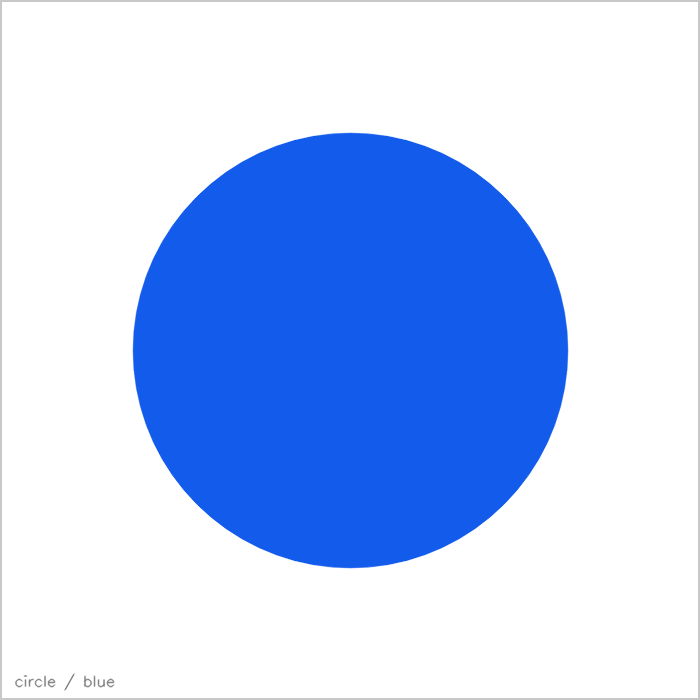
#> input picture assets/cards/circle_blue.png, 700 x 700 px, given in place of the camera
$ python run_security.py
#> lines starting #> are read from the running program, lines starting #| are printed output that depends on the picture; after the words box and inside, x2 and y2 are one past the last pixel; in counts of white or black regions, pixels touching at a corner belong together
#> in run, frame is the input picture: shape (700, 700, 3); mean B, G, R 248.2, 204.6, 182.4
### src/lanzarote_tracker/security/segmentation.py
"""Segmentacion de las tarjetas por color.

Pipeline por fotograma, en este orden:

1. Correccion de distorsion con la calibracion de la webcam (Practica 2), que
   aplica quien llama antes de pasar el fotograma.
2. Conversion a HSV y umbral por rango de tono (Practica 1: cv2.cvtColor +
   cv2.inRange). El ROJO necesita DOS rangos unidos con cv2.bitwise_or porque
   su tono esta partido por el extremo del circulo cromatico; en OpenCV H va de
   0 a 179.
3. Apertura y cierre morfologicos para quitar ruido y cerrar huecos
   (Practica 3: cv2.morphologyEx con MORPH_OPEN y MORPH_CLOSE).
4. Contorno de mayor area que supere el area minima (Practica 4:
   cv2.findContours + cv2.contourArea).

Cada paso se entrega al :class:`~lanzarote_tracker.common.debug.DebugRecorder`
para la figura de la secuencia de transformacion del informe.
"""

from __future__ import annotations

from typing import Dict, Optional, Tuple

import cv2
import numpy as np

from lanzarote_tracker.common.debug import DebugRecorder
from lanzarote_tracker.config import HsvRange, SecurityConfig
from lanzarote_tracker.security.types import Color

Image = np.ndarray
Mask = np.ndarray
Contour = np.ndarray


def build_color_mask(
    hsv: Image,
    ranges: Tuple[HsvRange, ...],
) -> Mask:
    """Construye la mascara binaria de un color a partir de sus rangos HSV.

    Practica 1: cv2.inRange por cada rango y cv2.bitwise_or para unirlos. El
    rojo pasa dos rangos (tono cerca de 0 y tono cerca de 179) y el resto de
    colores uno solo.

    Args:
        hsv: Imagen ya convertida a HSV.
        ranges: Rangos del color, cada uno como ((h,s,v) minimo, (h,s,v) maximo),
            con H entre 0 y 179.

    Returns:
        Mascara binaria de 8 bits con 255 en los pixeles del color.

    Raises:
        ValueError: Si no se pasa ningun rango.
    """
    if not ranges:
        raise ValueError("Hace falta al menos un rango HSV para construir la mascara.")

    mask = np.zeros(hsv.shape[:2], dtype=np.uint8)
    for low, high in ranges:
        piece = cv2.inRange(
            hsv, np.array(low, dtype=np.uint8), np.array(high, dtype=np.uint8)
        )
        mask = cv2.bitwise_or(mask, piece)
    return mask


def clean_mask(mask: Mask, config: SecurityConfig) -> Mask:
    """Limpia una mascara con apertura y cierre morfologicos.

    Practica 3: cv2.morphologyEx con MORPH_OPEN (quita el ruido de sal) y
    despues MORPH_CLOSE (cierra los huecos dentro de la tarjeta), con el
    elemento estructurante y el numero de iteraciones de la configuracion.

    OJO con pasarse de kernel o de iteraciones: la morfologia REDONDEA LAS
    ESQUINAS, y de las esquinas depende el clasificador de forma. Un cierre
    agresivo convierte un pentagono en algo que mide como un circulo. Los
    valores de la configuracion estan elegidos para limpiar sin deformar.

    Args:
        mask: Mascara binaria de entrada, que no se modifica.
        config: Configuracion de seguridad, de la que se toman el tamano del
            kernel y las iteraciones.

    Returns:
        Una mascara nueva, limpia.
    """
    kernel = cv2.getStructuringElement(cv2.MORPH_ELLIPSE, config.morph_kernel_size)
    opened = cv2.morphologyEx(
        mask, cv2.MORPH_OPEN, kernel, iterations=config.morph_open_iterations
    )
    return cv2.morphologyEx(
        opened, cv2.MORPH_CLOSE, kernel, iterations=config.morph_close_iterations
    )


def largest_contour(mask: Mask, min_area: float) -> Optional[Contour]:
    """Devuelve el contorno de mayor area de una mascara, si supera el minimo.

    Practica 4: cv2.findContours en modo RETR_EXTERNAL con
    CHAIN_APPROX_SIMPLE, y seleccion por cv2.contourArea.

    Args:
        mask: Mascara binaria.
        min_area: Area minima en pixeles para aceptar el contorno. Descarta
            reflejos y objetos pequenos del fondo del mismo color.

    Returns:
        El contorno mayor, o None si no hay ninguno que supere `min_area`.
    """
    contours, _ = cv2.findContours(mask, cv2.RETR_EXTERNAL, cv2.CHAIN_APPROX_SIMPLE)
    if not contours:
        return None
    biggest = max(contours, key=cv2.contourArea)
    if cv2.contourArea(biggest) < min_area:
        return None
    return biggest


def color_masks(
    frame: Image,
    config: SecurityConfig,
    recorder: Optional[DebugRecorder] = None,
) -> Dict[Color, Mask]:
    """Calcula la mascara limpia de cada color del fotograma.

    Util para `scripts/tune_hsv.py` y para las figuras del informe, donde
    interesa ver las cuatro mascaras a la vez.

    Args:
        frame: Fotograma BGR.
        config: Configuracion de seguridad.
        recorder: Registro opcional de la secuencia de transformacion.

    Returns:
        Un diccionario de color a mascara binaria ya limpia.
    """
    hsv = cv2.cvtColor(frame, cv2.COLOR_BGR2HSV)
#> hsv: shape (700, 700, 3); mean H, S, V 33.6, 71.3, 248.2
    if recorder is not None:
        recorder.record("original", frame)
        recorder.record("hsv", hsv)

    masks: Dict[Color, Mask] = {}
    for name, ranges in config.hsv_ranges.items():
        raw = build_color_mask(hsv, ranges)
        cleaned = clean_mask(raw, config)
        masks[Color(name)] = cleaned
        if recorder is not None:
            recorder.record(f"mask_raw_{name}", raw)
            recorder.record(f"mask_clean_{name}", cleaned)
#> this loop made 4 passes
#> pass 3, in color_masks, `raw = build_color_mask(hsv, ranges)`:
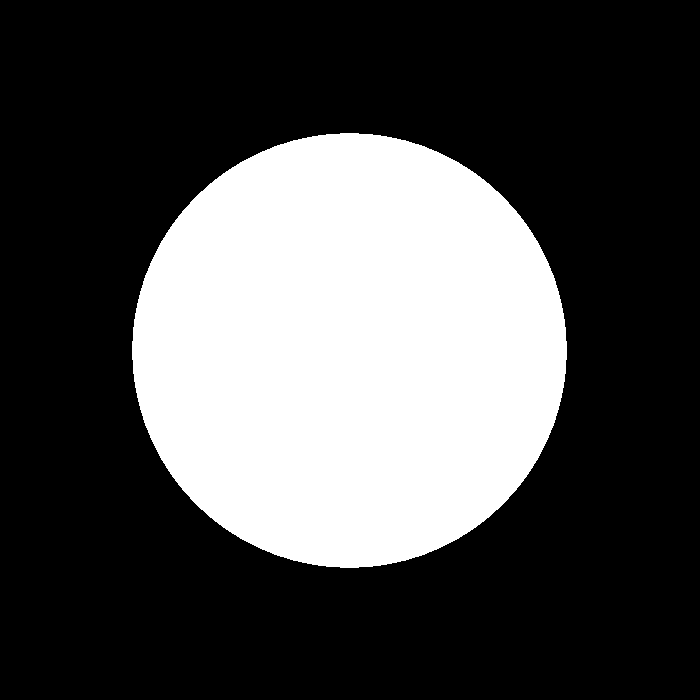
#> raw: shape (700, 700); 30.3% white; 1 white region, box (x1, y1, x2, y2) and area: (132, 133, 567, 568) 148325
#> after the loop, masks = 4 items
    return masks


def segment_card(
    frame: Image,
    config: SecurityConfig,
    recorder: Optional[DebugRecorder] = None,
) -> Optional[Tuple[Color, Contour]]:
    """Segmenta la tarjeta presente en el fotograma y devuelve su color y contorno.

    Prueba los cuatro colores de `config.hsv_ranges` y se queda con el que da el
    contorno de mayor area, de forma que un fondo del mismo tono pero pequeno no
    gane a la tarjeta.

    Args:
        frame: Fotograma BGR, ya corregido de distorsion si procede.
        config: Configuracion de seguridad.
        recorder: Registro opcional de la secuencia de transformacion, al que se
            entregan el fotograma original, la imagen HSV, cada mascara de color
            y el contorno ganador dibujado.

    Returns:
        El par (color, contorno) de la tarjeta, o None si no hay ninguna tarjeta
        valida en el fotograma.
    """
    masks = color_masks(frame, config, recorder=recorder)
#> masks = 4 items

    best_area = 0.0
    best: Optional[Tuple[Color, Contour]] = None
    for color, mask in masks.items():
        contour = largest_contour(mask, config.min_contour_area)
        if contour is None:
            continue
        area = float(cv2.contourArea(contour))
        if area > best_area:
            best_area, best = area, (color, contour)
#> this loop made 4 passes
#> (color, area, best_area) on pass 3: (<Color.BLUE: 'blue'>, 147710, 147710)
#> after the loop, best = 2 items, first 2: <Color.BLUE: 'blue'>, contour of 632 points, box (x1, y1, x2, y2) (132, 133, 567, 568), area 147710; best_area = 147710

    if best is not None and recorder is not None:
        drawn = frame.copy()
        cv2.drawContours(drawn, [best[1]], -1, (0, 255, 0), 3)
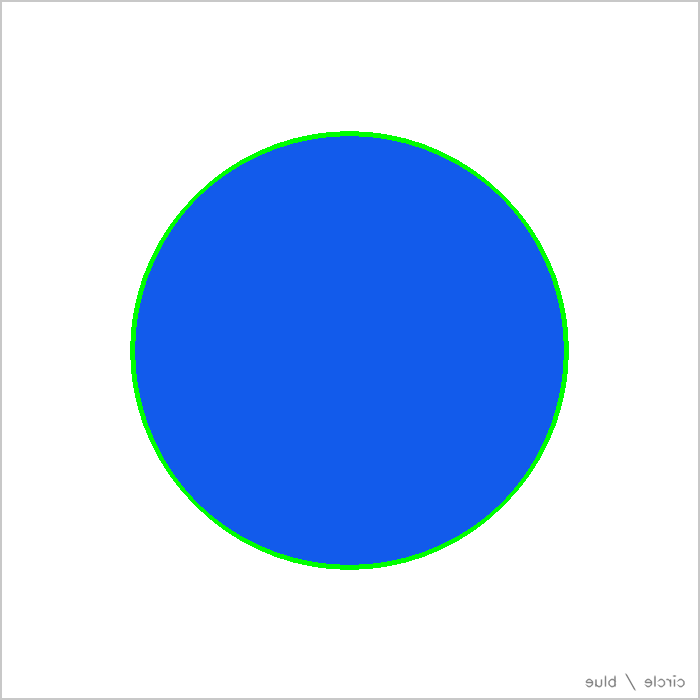
#> drawn: shape (700, 700, 3); mean B, G, R 245.2, 205.9, 181.1
        recorder.record(f"contour_{best[0].value}", drawn)
    return best


__all__ = [
    "Mask",
    "Contour",
    "build_color_mask",
    "clean_mask",
    "largest_contour",
    "segment_card",
    "color_masks",
]

### src/lanzarote_tracker/security/card_reader.py
"""Lector de tarjetas por fotograma, con validacion temporal.

Une la segmentacion por color y la clasificacion de forma en una sola llamada
por fotograma, y acumula las lecturas para que una tarjeta solo se de por leida
cuando se ha reconocido IGUAL durante N fotogramas consecutivos (N =
`SecurityConfig.consecutive_frames`, 15 por defecto). Asi un reflejo o un
fotograma movido no cuentan como lectura.

La maquina de estados (:mod:`lanzarote_tracker.security.sequence_fsm`) consume
la salida de este modulo.
"""

from __future__ import annotations

from typing import Optional

import cv2
import numpy as np

from lanzarote_tracker.common.debug import DebugRecorder
from lanzarote_tracker.config import SecurityConfig
from lanzarote_tracker.security.segmentation import segment_card
from lanzarote_tracker.security.shape_classifier import (
    approximate_polygon,
    circularity,
    classify_shape,
)
from lanzarote_tracker.security.types import Card

Image = np.ndarray


def read_card(
    frame: Image,
    config: SecurityConfig,
    recorder: Optional[DebugRecorder] = None,
) -> Optional[Card]:
    """Reconoce la tarjeta presente en un unico fotograma.

    Encadena `segmentation.segment_card` (color y contorno) con
    `shape_classifier.classify_shape` (forma) y empaqueta el resultado.

    Args:
        frame: Fotograma BGR, ya corregido de distorsion si procede.
        config: Configuracion de seguridad.
        recorder: Registro opcional de la secuencia de transformacion.

    Returns:
        La tarjeta reconocida, o None si en este fotograma no hay ninguna o si
        su forma no encaja en las cuatro admitidas.
    """
    found = segment_card(frame, config, recorder=recorder)
#> found has the same summary as best in segment_card
    if found is None:
        return None

    color, contour = found
#> color = <Color.BLUE: 'blue'>; contour = contour of 632 points, box (x1, y1, x2, y2) (132, 133, 567, 568), area 147710
#> (the rest of the program and of its run is left out)
